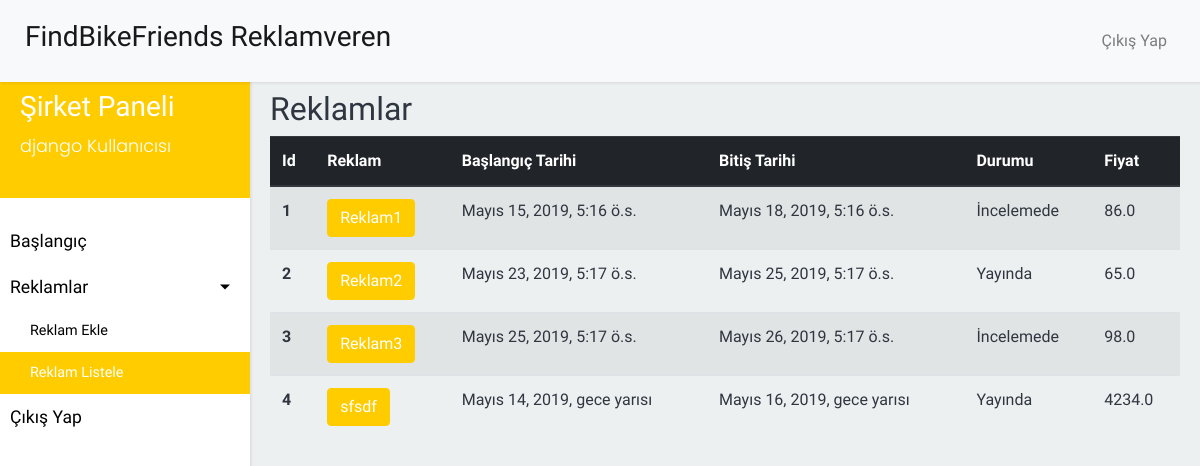
/reklamveren/reklamlar/ (signed in), run on an earlier commit of the app's database.
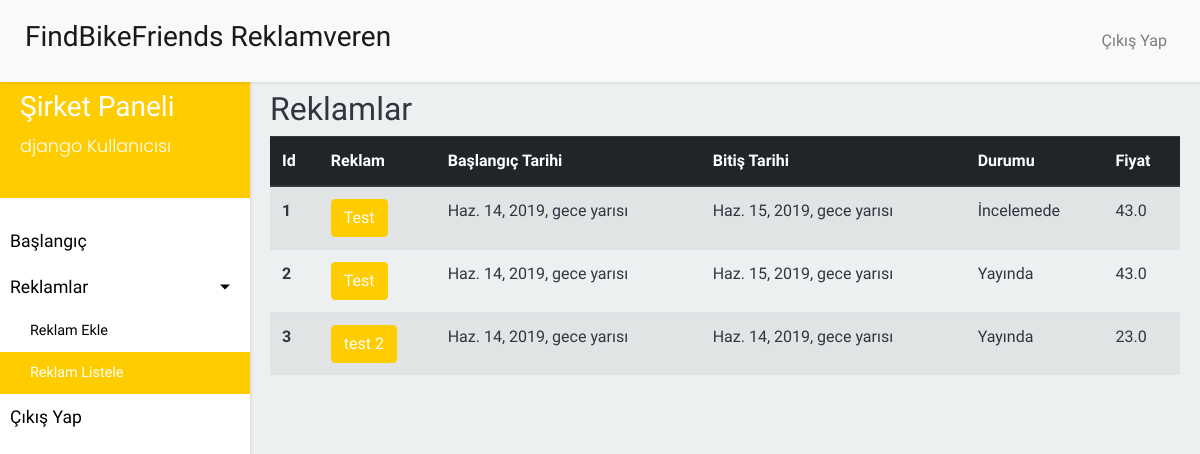
And on a later commit of the database.
### FindBikeFriends_app/models.py (models this page shows, shortened)
class Advertisement(Model):
    name = CharField(max_length=255, verbose_name='Reklam Başlığı')
    created = DateTimeField(auto_now_add=True, editable=False, verbose_name='Yaratılma Tarihi')
    description = TextField(max_length=1000, verbose_name='Açıklama')
    start_date = DateTimeField(verbose_name='Başlangıç Tarihi')
    end_date = DateTimeField(verbose_name='Bitiş Tarihi')
    price = FloatField(verbose_name='Reklam Ücret', blank=True, null=True)
    owner = ForeignKey('FindBikeFriends_app.User', related_name='advertisement_owner', verbose_name='Reklamveren Firma', on_delete=models.CASCADE)
    thumbnail = ImageField(verbose_name='Reklam Thumbnail', upload_to='images/advertisement/')
    is_active = BooleanField(default=False, verbose_name='Aktif')
    class Meta:
        verbose_name = 'Reklam'
        verbose_name_plural = 'Reklamlar'

### FindBikeFriends_advertisement/views.py (the view)
@login_required
def AdvertisementListView(request):
    context = {
        "advertisement": Advertisement.objects.filter(owner=request.user)
    }
    return render(request, 'advertisement/advertisement/advertisement_list.html',context)

### FindBikeFriends_advertisement/templates/advertisement/advertisement/advertisement_list.html (shortened to what this page needs)
{% extends "advertisement/base.html" %}
{% load static %}
{% block pageTitle %}Reklamlar{% endblock pageTitle %}
{% block content %}
<table class="table table-striped">
    <thead class="thead-dark">
        <tr>
            <th scope="col">Id</th>
            <th scope="col">Reklam</th>
            <th scope="col">Başlangıç Tarihi</th>
            <th scope="col">Bitiş Tarihi</th>
            <th scope="col">Durumu</th>
            <th scope="col">Fiyat</th>
        </tr>
    </thead>
    <tbody>
        {% for advertisements in advertisement %}
        <tr>
            <th scope="row">{{advertisements.id}}</th>
            <td><a href="{{advertisements.id}}" class="btn btn-warning">{{advertisements.name}}</a></td>
            <td>{{advertisements.start_date}}</td>
            <td>{{advertisements.end_date}}</td>
            <td>
                {% if advertisements.is_active == True %}
                    Yayında
                {% else %}
                    İncelemede
                {% endif %}
            </td>
            <td>{{advertisements.price}}</td>
        </tr>
        {% endfor %}
    </tbody>
</table>
{% endblock content %}

What changed in the data, as far as the page shows it:
removed Advertisement: id "4", name "sfsdf", start_date "Mayıs 14, 2019, gece yarısı", end_date "Mayıs 16, 2019, gece yarısı", is_active "Yayında", price "4234.0"
changed Advertisement id 1: name "Reklam1" → "Test"; start_date "Mayıs 15, 2019, 5:16 ö.s." → "Haz. 14, 2019, gece yarısı"; end_date "Mayıs 18, 2019, 5:16 ö.s." → "Haz. 15, 2019, gece yarısı"; price "86.0" → "43.0"
changed Advertisement id 2: name "Reklam2" → "Test"; start_date "Mayıs 23, 2019, 5:17 ö.s." → "Haz. 14, 2019, gece yarısı"; end_date "Mayıs 25, 2019, 5:17 ö.s." → "Haz. 15, 2019, gece yarısı"; price "65.0" → "43.0"
changed Advertisement id 3: name "Reklam3" → "test 2"; start_date "Mayıs 25, 2019, 5:17 ö.s." → "Haz. 14, 2019, gece yarısı"; end_date "Mayıs 26, 2019, 5:17 ö.s." → "Haz. 14, 2019, gece yarısı"; price "98.0" → "23.0"; is_active "İncelemede" → "Yayında"
